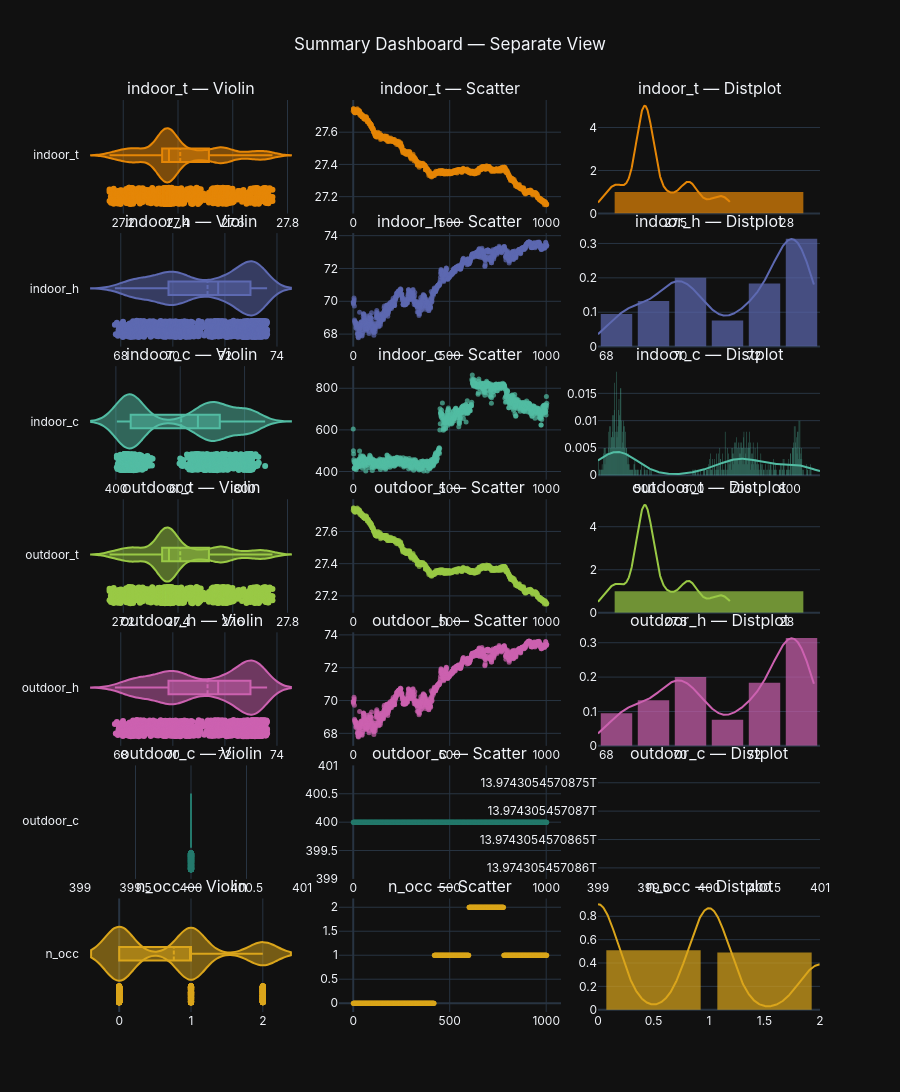

This figure's notebook cell:
### Code cell
store.summary_plot(
    df_red,
    columns=['indoor_t','indoor_h','indoor_c','outdoor_t','outdoor_h','outdoor_c','n_occ'],
    separate_plots=True
)

### Figure 1 — Plotly figure (JSON) as saved in the notebook; plotly's stock layout.template omitted (floating-point values rounded to 4 significant figures; data arrays with more than 128 entries replaced by an {"elided": "..."} marker saying what was removed)
{"data": [{"box": {"visible": true}, "marker": {"color": "rgb(229, 134, 6)"}, "meanline": {"visible": true}, "name": "indoor_t", "points": "all", "showlegend": false, "type": "violin", "x": {"elided": "1004 float values"}, "xaxis": "x", "yaxis": "y"}, {"marker": {"color": "rgb(229, 134, 6)", "opacity": 0.7, "size": 5}, "mode": "markers", "name": "indoor_t", "showlegend": false, "type": "scatter", "x": {"elided": "1004 int values"}, "xaxis": "x2", "y": {"elided": "1004 float values"}, "yaxis": "y2"}, {"autobinx": false, "histnorm": "probability density", "legendgroup": "indoor_t", "marker": {"color": "rgb(229, 134, 6)"}, "name": "indoor_t", "opacity": 0.7, "showlegend": false, "type": "histogram", "x": {"elided": "1004 float values"}, "xaxis": "x3", "xbins": {"end": 27.75, "size": 1, "start": 27.15}, "yaxis": "y3"}, {"legendgroup": "indoor_t", "marker": {"color": "rgb(229, 134, 6)"}, "mode": "lines", "name": "indoor_t", "showlegend": false, "type": "scatter", "x": {"elided": "500 float values"}, "xaxis": "x3", "y": {"elided": "500 float values"}, "yaxis": "y3"}, {"box": {"visible": true}, "marker": {"color": "rgb(93, 105, 177)"}, "meanline": {"visible": true}, "name": "indoor_h", "points": "all", "showlegend": false, "type": "violin", "x": {"elided": "1004 float values"}, "xaxis": "x4", "yaxis": "y4"}, {"marker": {"color": "rgb(93, 105, 177)", "opacity": 0.7, "size": 5}, "mode": "markers", "name": "indoor_h", "showlegend": false, "type": "scatter", "x": {"elided": "1004 int values"}, "xaxis": "x5", "y": {"elided": "1004 float values"}, "yaxis": "y5"}, {"autobinx": false, "histnorm": "probability density", "legendgroup": "indoor_h", "marker": {"color": "rgb(93, 105, 177)"}, "name": "indoor_h", "opacity": 0.7, "showlegend": false, "type": "histogram", "x": {"elided": "1004 float values"}, "xaxis": "x6", "xbins": {"end": 73.62, "size": 1, "start": 67.77}, "yaxis": "y6"}, {"legendgroup": "indoor_h", "marker": {"color": "rgb(93, 105, 177)"}, "mode": "lines", "name": "indoor_h", "showlegend": false, "type": "scatter", "x": {"elided": "500 float values"}, "xaxis": "x6", "y": {"elided": "500 float values"}, "yaxis": "y6"}, {"box": {"visible": true}, "marker": {"color": "rgb(82, 188, 163)"}, "meanline": {"visible": true}, "name": "indoor_c", "points": "all", "showlegend": false, "type": "violin", "x": {"elided": "1004 int values"}, "xaxis": "x7", "yaxis": "y7"}, {"marker": {"color": "rgb(82, 188, 163)", "opacity": 0.7, "size": 5}, "mode": "markers", "name": "indoor_c", "showlegend": false, "type": "scatter", "x": {"elided": "1004 int values"}, "xaxis": "x8", "y": {"elided": "1004 int values"}, "yaxis": "y8"}, {"autobinx": false, "histnorm": "probability density", "legendgroup": "indoor_c", "marker": {"color": "rgb(82, 188, 163)"}, "name": "indoor_c", "opacity": 0.7, "showlegend": false, "type": "histogram", "x": {"elided": "1004 int values"}, "xaxis": "x9", "xbins": {"end": 864, "size": 1, "start": 403}, "yaxis": "y9"}, {"legendgroup": "indoor_c", "marker": {"color": "rgb(82, 188, 163)"}, "mode": "lines", "name": "indoor_c", "showlegend": false, "type": "scatter", "x": {"elided": "500 float values"}, "xaxis": "x9", "y": {"elided": "500 float values"}, "yaxis": "y9"}, {"box": {"visible": true}, "marker": {"color": "rgb(153, 201, 69)"}, "meanline": {"visible": true}, "name": "outdoor_t", "points": "all", "showlegend": false, "type": "violin", "x": {"elided": "1004 float values"}, "xaxis": "x10", "yaxis": "y10"}, {"marker": {"color": "rgb(153, 201, 69)", "opacity": 0.7, "size": 5}, "mode": "markers", "name": "outdoor_t", "showlegend": false, "type": "scatter", "x": {"elided": "1004 int values"}, "xaxis": "x11", "y": {"elided": "1004 float values"}, "yaxis": "y11"}, {"autobinx": false, "histnorm": "probability density", "legendgroup": "outdoor_t", "marker": {"color": "rgb(153, 201, 69)"}, "name": "outdoor_t", "opacity": 0.7, "showlegend": false, "type": "histogram", "x": {"elided": "1004 float values"}, "xaxis": "x12", "xbins": {"end": 27.75, "size": 1, "start": 27.15}, "yaxis": "y12"}, {"legendgroup": "outdoor_t", "marker": {"color": "rgb(153, 201, 69)"}, "mode": "lines", "name": "outdoor_t", "showlegend": false, "type": "scatter", "x": {"elided": "500 float values"}, "xaxis": "x12", "y": {"elided": "500 float values"}, "yaxis": "y12"}, {"box": {"visible": true}, "marker": {"color": "rgb(204, 97, 176)"}, "meanline": {"visible": true}, "name": "outdoor_h", "points": "all", "showlegend": false, "type": "violin", "x": {"elided": "1004 float values"}, "xaxis": "x13", "yaxis": "y13"}, {"marker": {"color": "rgb(204, 97, 176)", "opacity": 0.7, "size": 5}, "mode": "markers", "name": "outdoor_h", "showlegend": false, "type": "scatter", "x": {"elided": "1004 int values"}, "xaxis": "x14", "y": {"elided": "1004 float values"}, "yaxis": "y14"}, {"autobinx": false, "histnorm": "probability density", "legendgroup": "outdoor_h", "marker": {"color": "rgb(204, 97, 176)"}, "name": "outdoor_h", "opacity": 0.7, "showlegend": false, "type": "histogram", "x": {"elided": "1004 float values"}, "xaxis": "x15", "xbins": {"end": 73.62, "size": 1, "start": 67.77}, "yaxis": "y15"}, {"legendgroup": "outdoor_h", "marker": {"color": "rgb(204, 97, 176)"}, "mode": "lines", "name": "outdoor_h", "showlegend": false, "type": "scatter", "x": {"elided": "500 float values"}, "xaxis": "x15", "y": {"elided": "500 float values"}, "yaxis": "y15"}, {"box": {"visible": true}, "marker": {"color": "rgb(36, 121, 108)"}, "meanline": {"visible": true}, "name": "outdoor_c", "points": "all", "showlegend": false, "type": "violin", "x": {"elided": "1004 int values"}, "xaxis": "x16", "yaxis": "y16"}, {"marker": {"color": "rgb(36, 121, 108)", "opacity": 0.7, "size": 5}, "mode": "markers", "name": "outdoor_c", "showlegend": false, "type": "scatter", "x": {"elided": "1004 int values"}, "xaxis": "x17", "y": {"elided": "1004 int values"}, "yaxis": "y17"}, {"autobinx": false, "histnorm": "probability density", "legendgroup": "outdoor_c", "marker": {"color": "rgb(36, 121, 108)"}, "name": "outdoor_c", "opacity": 0.7, "showlegend": false, "type": "histogram", "x": {"elided": "1004 int values"}, "xaxis": "x18", "xbins": {"end": 400, "size": 1, "start": 400}, "yaxis": "y18"}, {"legendgroup": "outdoor_c", "marker": {"color": "rgb(36, 121, 108)"}, "mode": "lines", "name": "outdoor_c", "showlegend": false, "type": "scatter", "x": {"elided": "500 int values"}, "xaxis": "x18", "y": {"elided": "500 float values"}, "yaxis": "y18"}, {"box": {"visible": true}, "marker": {"color": "rgb(218, 165, 27)"}, "meanline": {"visible": true}, "name": "n_occ", "points": "all", "showlegend": false, "type": "violin", "x": {"elided": "1004 int values"}, "xaxis": "x19", "yaxis": "y19"}, {"marker": {"color": "rgb(218, 165, 27)", "opacity": 0.7, "size": 5}, "mode": "markers", "name": "n_occ", "showlegend": false, "type": "scatter", "x": {"elided": "1004 int values"}, "xaxis": "x20", "y": {"elided": "1004 int values"}, "yaxis": "y20"}, {"autobinx": false, "histnorm": "probability density", "legendgroup": "n_occ", "marker": {"color": "rgb(218, 165, 27)"}, "name": "n_occ", "opacity": 0.7, "showlegend": false, "type": "histogram", "x": {"elided": "1004 int values"}, "xaxis": "x21", "xbins": {"end": 2, "size": 1, "start": 0}, "yaxis": "y21"}, {"legendgroup": "n_occ", "marker": {"color": "rgb(218, 165, 27)"}, "mode": "lines", "name": "n_occ", "showlegend": false, "type": "scatter", "x": {"elided": "500 float values"}, "xaxis": "x21", "y": {"elided": "500 float values"}, "yaxis": "y21"}], "layout": {"annotations": [{"font": {"size": 16}, "showarrow": false, "text": "indoor_t — Violin", "x": 0.15, "xanchor": "center", "xref": "paper", "y": 1, "yanchor": "bottom", "yref": "paper"}, {"font": {"size": 16}, "showarrow": false, "text": "indoor_t — Scatter", "x": 0.5, "xanchor": "center", "xref": "paper", "y": 1, "yanchor": "bottom", "yref": "paper"}, {"font": {"size": 16}, "showarrow": false, "text": "indoor_t — Distplot", "x": 0.85, "xanchor": "center", "xref": "paper", "y": 1, "yanchor": "bottom", "yref": "paper"}, {"font": {"size": 16}, "showarrow": false, "text": "indoor_h — Violin", "x": 0.15, "xanchor": "center", "xref": "paper", "y": 0.8541, "yanchor": "bottom", "yref": "paper"}, {"font": {"size": 16}, "showarrow": false, "text": "indoor_h — Scatter", "x": 0.5, "xanchor": "center", "xref": "paper", "y": 0.8541, "yanchor": "bottom", "yref": "paper"}, {"font": {"size": 16}, "showarrow": false, "text": "indoor_h — Distplot", "x": 0.85, "xanchor": "center", "xref": "paper", "y": 0.8541, "yanchor": "bottom", "yref": "paper"}, {"font": {"size": 16}, "showarrow": false, "text": "indoor_c — Violin", "x": 0.15, "xanchor": "center", "xref": "paper", "y": 0.7082, "yanchor": "bottom", "yref": "paper"}, {"font": {"size": 16}, "showarrow": false, "text": "indoor_c — Scatter", "x": 0.5, "xanchor": "center", "xref": "paper", "y": 0.7082, "yanchor": "bottom", "yref": "paper"}, {"font": {"size": 16}, "showarrow": false, "text": "indoor_c — Distplot", "x": 0.85, "xanchor": "center", "xref": "paper", "y": 0.7082, "yanchor": "bottom", "yref": "paper"}, {"font": {"size": 16}, "showarrow": false, "text": "outdoor_t — Violin", "x": 0.15, "xanchor": "center", "xref": "paper", "y": 0.5622, "yanchor": "bottom", "yref": "paper"}, {"font": {"size": 16}, "showarrow": false, "text": "outdoor_t — Scatter", "x": 0.5, "xanchor": "center", "xref": "paper", "y": 0.5622, "yanchor": "bottom", "yref": "paper"}, {"font": {"size": 16}, "showarrow": false, "text": "outdoor_t — Distplot", "x": 0.85, "xanchor": "center", "xref": "paper", "y": 0.5622, "yanchor": "bottom", "yref": "paper"}, {"font": {"size": 16}, "showarrow": false, "text": "outdoor_h — Violin", "x": 0.15, "xanchor": "center", "xref": "paper", "y": 0.4163, "yanchor": "bottom", "yref": "paper"}, {"font": {"size": 16}, "showarrow": false, "text": "outdoor_h — Scatter", "x": 0.5, "xanchor": "center", "xref": "paper", "y": 0.4163, "yanchor": "bottom", "yref": "paper"}, {"font": {"size": 16}, "showarrow": false, "text": "outdoor_h — Distplot", "x": 0.85, "xanchor": "center", "xref": "paper", "y": 0.4163, "yanchor": "bottom", "yref": "paper"}, {"font": {"size": 16}, "showarrow": false, "text": "outdoor_c — Violin", "x": 0.15, "xanchor": "center", "xref": "paper", "y": 0.2704, "yanchor": "bottom", "yref": "paper"}, {"font": {"size": 16}, "showarrow": false, "text": "outdoor_c — Scatter", "x": 0.5, "xanchor": "center", "xref": "paper", "y": 0.2704, "yanchor": "bottom", "yref": "paper"}, {"font": {"size": 16}, "showarrow": false, "text": "outdoor_c — Distplot", "x": 0.85, "xanchor": "center", "xref": "paper", "y": 0.2704, "yanchor": "bottom", "yref": "paper"}, {"font": {"size": 16}, "showarrow": false, "text": "n_occ — Violin", "x": 0.15, "xanchor": "center", "xref": "paper", "y": 0.1245, "yanchor": "bottom", "yref": "paper"}, {"font": {"size": 16}, "showarrow": false, "text": "n_occ — Scatter", "x": 0.5, "xanchor": "center", "xref": "paper", "y": 0.1245, "yanchor": "bottom", "yref": "paper"}, {"font": {"size": 16}, "showarrow": false, "text": "n_occ — Distplot", "x": 0.85, "xanchor": "center", "xref": "paper", "y": 0.1245, "yanchor": "bottom", "yref": "paper"}], "bargap": 0.15, "font": {"family": "Inter, sans-serif"}, "height": 2100, "showlegend": false, "title": {"text": "Summary Dashboard — Separate View", "x": 0.5}, "xaxis": {"anchor": "y", "domain": [0, 0.3]}, "xaxis10": {"anchor": "y10", "domain": [0, 0.3]}, "xaxis11": {"anchor": "y11", "domain": [0.35, 0.65]}, "xaxis12": {"anchor": "y12", "domain": [0.7, 1]}, "xaxis13": {"anchor": "y13", "domain": [0, 0.3]}, "xaxis14": {"anchor": "y14", "domain": [0.35, 0.65]}, "xaxis15": {"anchor": "y15", "domain": [0.7, 1]}, "xaxis16": {"anchor": "y16", "domain": [0, 0.3]}, "xaxis17": {"anchor": "y17", "domain": [0.35, 0.65]}, "xaxis18": {"anchor": "y18", "domain": [0.7, 1]}, "xaxis19": {"anchor": "y19", "domain": [0, 0.3]}, "xaxis2": {"anchor": "y2", "domain": [0.35, 0.65]}, "xaxis20": {"anchor": "y20", "domain": [0.35, 0.65]}, "xaxis21": {"anchor": "y21", "domain": [0.7, 1]}, "xaxis3": {"anchor": "y3", "domain": [0.7, 1]}, "xaxis4": {"anchor": "y4", "domain": [0, 0.3]}, "xaxis5": {"anchor": "y5", "domain": [0.35, 0.65]}, "xaxis6": {"anchor": "y6", "domain": [0.7, 1]}, "xaxis7": {"anchor": "y7", "domain": [0, 0.3]}, "xaxis8": {"anchor": "y8", "domain": [0.35, 0.65]}, "xaxis9": {"anchor": "y9", "domain": [0.7, 1]}, "yaxis": {"anchor": "x", "domain": [0.8755, 1]}, "yaxis10": {"anchor": "x10", "domain": [0.4378, 0.5622]}, "yaxis11": {"anchor": "x11", "domain": [0.4378, 0.5622]}, "yaxis12": {"anchor": "x12", "domain": [0.4378, 0.5622]}, "yaxis13": {"anchor": "x13", "domain": [0.2918, 0.4163]}, "yaxis14": {"anchor": "x14", "domain": [0.2918, 0.4163]}, "yaxis15": {"anchor": "x15", "domain": [0.2918, 0.4163]}, "yaxis16": {"anchor": "x16", "domain": [0.1459, 0.2704]}, "yaxis17": {"anchor": "x17", "domain": [0.1459, 0.2704]}, "yaxis18": {"anchor": "x18", "domain": [0.1459, 0.2704]}, "yaxis19": {"anchor": "x19", "domain": [0, 0.1245]}, "yaxis2": {"anchor": "x2", "domain": [0.8755, 1]}, "yaxis20": {"anchor": "x20", "domain": [0, 0.1245]}, "yaxis21": {"anchor": "x21", "domain": [0, 0.1245]}, "yaxis3": {"anchor": "x3", "domain": [0.8755, 1]}, "yaxis4": {"anchor": "x4", "domain": [0.7296, 0.8541]}, "yaxis5": {"anchor": "x5", "domain": [0.7296, 0.8541]}, "yaxis6": {"anchor": "x6", "domain": [0.7296, 0.8541]}, "yaxis7": {"anchor": "x7", "domain": [0.5837, 0.7082]}, "yaxis8": {"anchor": "x8", "domain": [0.5837, 0.7082]}, "yaxis9": {"anchor": "x9", "domain": [0.5837, 0.7082]}}}
